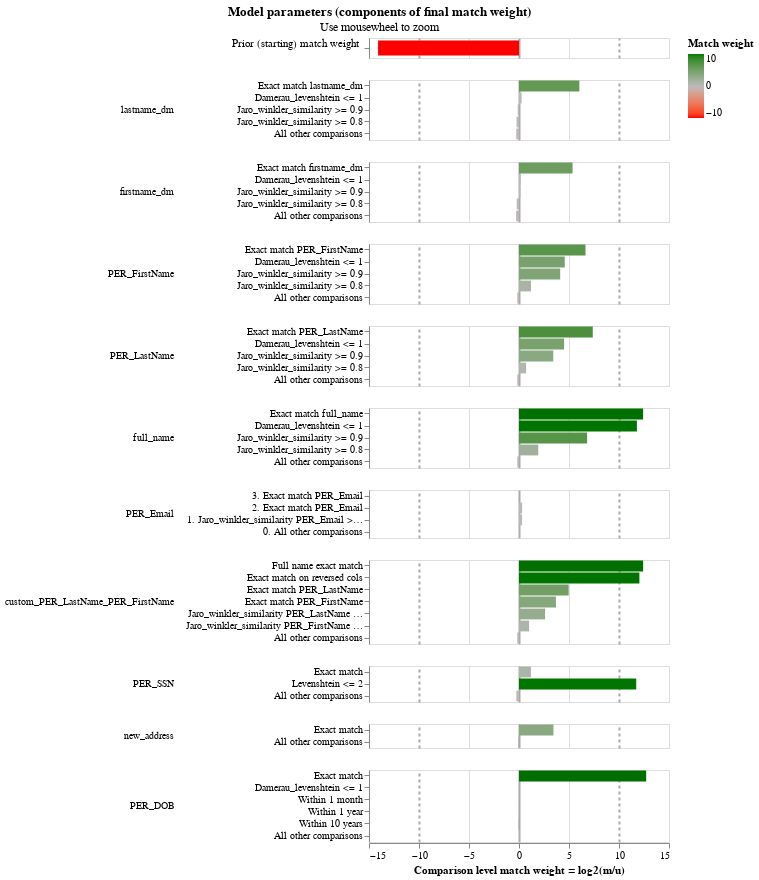

Notebook code for this chart:
### Code cell
linker.match_weights_chart()
